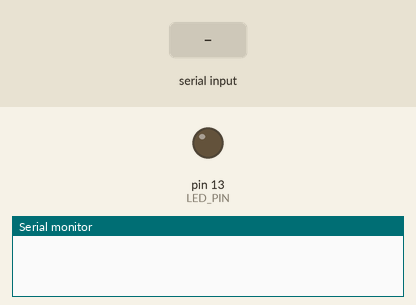
A sketch run on a simulated Arduino Uno, built with avr-gcc and run on an emulated ATmega328P. On the bench: output pins drawn as LEDs (lit = HIGH), the last lines printed to the serial monitor. Inputs (shaded band) come from the test bench.

Above: at 1.2 s.
1.3 s: "o\n" received over Serial
At 1.7 s:
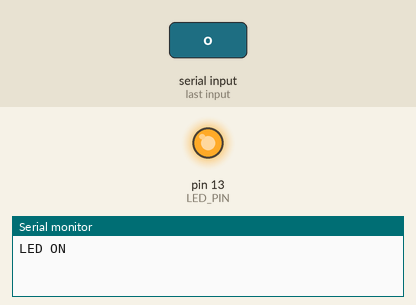
2.8 s: "f\n" received over Serial
At 4.0 s:
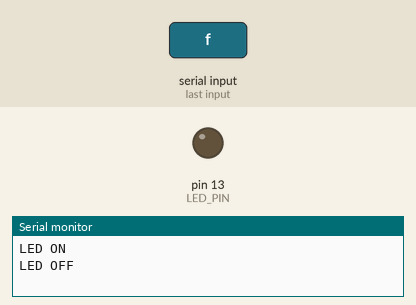
Timing chart, 0 to 5.8 s (numbered marks = the images above; inputs shaded):
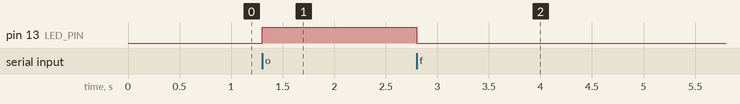

The sketch:

sketch_jun06a.ino
```cpp
#define LED_PIN 13
void setup() {
  Serial.begin(9600);
  Serial.write("\n");
  pinMode(LED_PIN, OUTPUT);
}

void loop() {
  int input;
  input = Serial.read();
  if (input != -1) {
    switch (input) {
      case 'o':
        digitalWrite(LED_PIN, HIGH);
        Serial.print("LED ON\n");
        break;

      case'f':
        digitalWrite(LED_PIN, LOW);
        Serial.print("LED OFF\n");
        break;

    }
  }
}
```

Measured:
- after the input at 1.3 s, pin 13 (LED_PIN): LOW → HIGH at once
- after the input at 2.8 s, pin 13 (LED_PIN): HIGH → LOW at once
